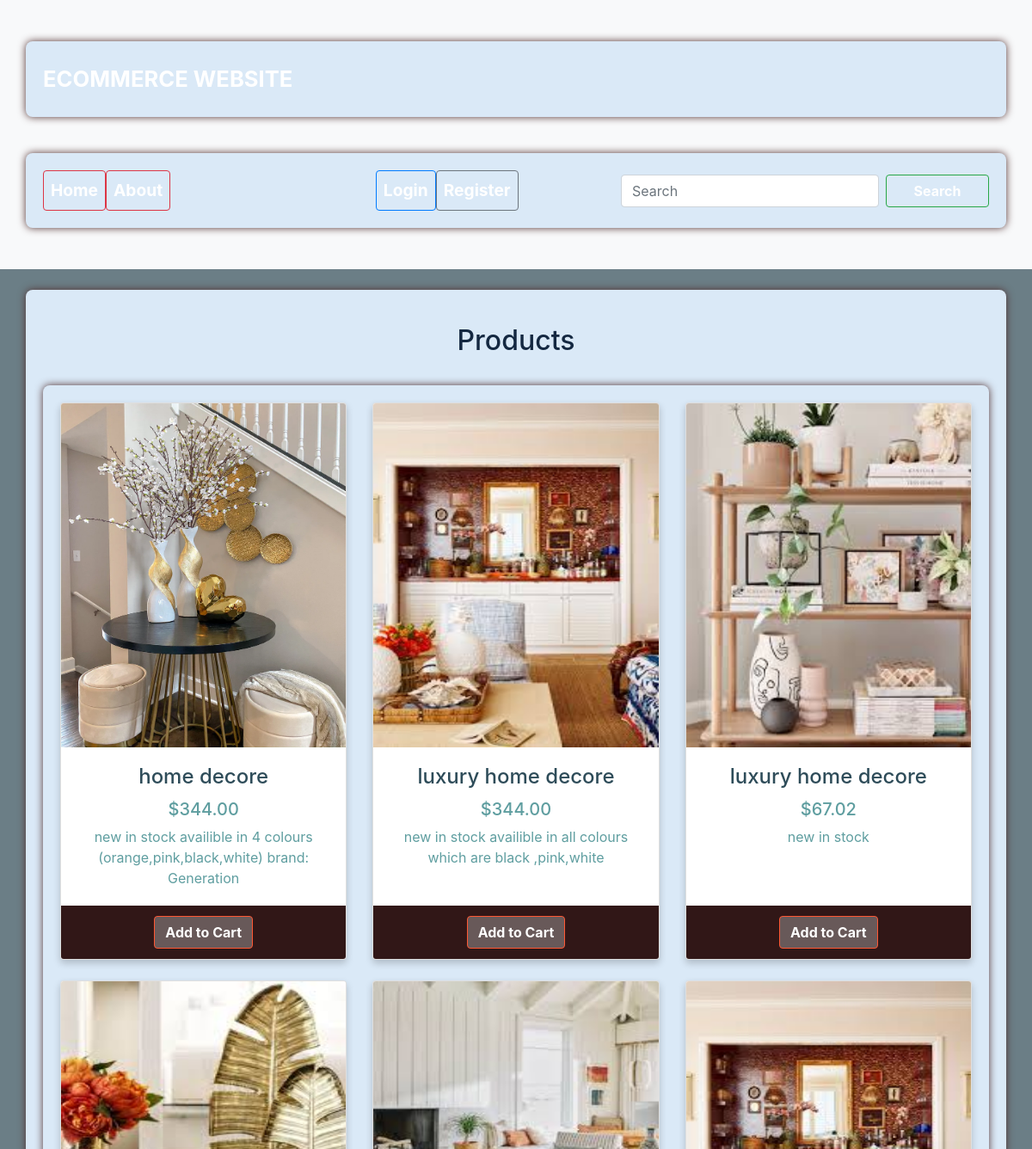
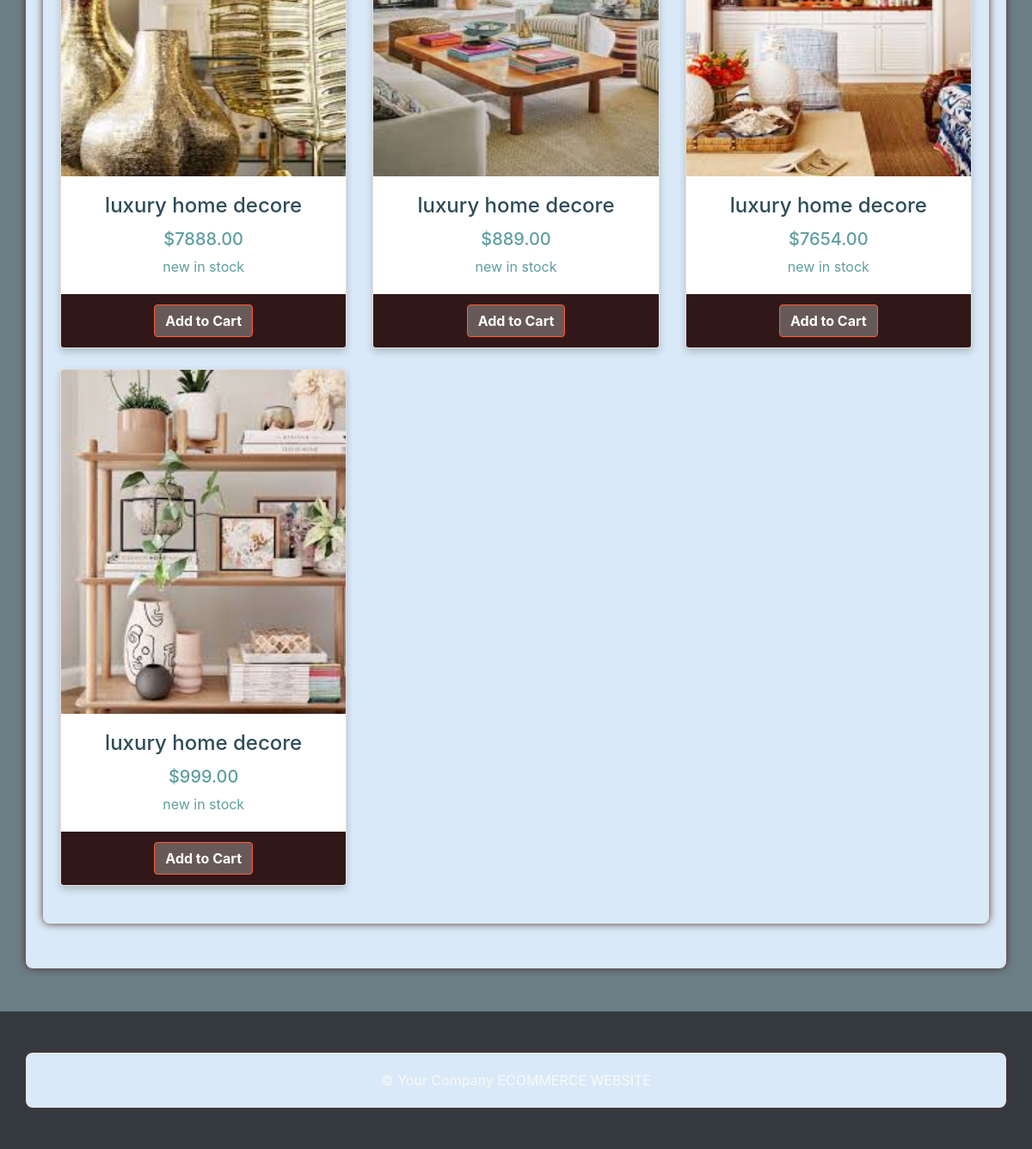
The app's page /shop/ with its own data (2 pictures, top to bottom).
### shop/models.py (models this page shows, shortened)
class Product(models.Model):
    category = models.ForeignKey(Category, related_name='products', on_delete=models.CASCADE)
    name = models.CharField(max_length=200)
    slug = models.SlugField(max_length=200, unique=True)
    description = models.TextField(blank=True)
    price = models.DecimalField(max_digits=10, decimal_places=2)
    stock = models.PositiveIntegerField()
    available = models.BooleanField(default=True)
    created = models.DateTimeField(auto_now_add=True)
    updated = models.DateTimeField(auto_now=True)
    image = models.ImageField(upload_to='products/%Y/%m/%d', blank=True)  # Add this line

### shop/views.py (the view)
# urls.py: path('', views.product_list, name='product_list'),  # Root URL for the product list
def product_list(request):
    products = Product.objects.filter(available=True)
    return render(request, 'shop/product_list.html', {'products': products})

### shop/templates/shop/product_list.html (shortened to what this page needs)
{% extends 'shop/base.html' %}
{% load static %}
{% block content %}
<center>
<h1>Products</h1>
<div class="container">
    <div class="row">
        {% for product in products %}
        <div class="col-lg-4 col-md-6 mb-4">
            <div class="card h-100">
                <a href="{% url 'product_detail' product.slug %}">
                    {% if product.image %}
                        <img class="card-img-top" src="{{ product.image.url }}" alt="{{ product.name }}" width="350" height="400">
                    {% else %}
                        <img class="card-img-top" src="{% static 'shop/images/placeholder.jpg' %}" alt="Placeholder Image">
                    {% endif %}
                </a>
                <div class="card-body">
                    <h4 class="card-title">
                        <a href="{% url 'product_detail' product.slug %}">{{ product.name }}</a>
                    </h4>
                    <h5>${{ product.price }}</h5>
                    <p class="card-text">{{ product.description }}</p>
                </div>
                <div class="card-footer">
                    <form method="post" action="{% url 'cart_add' product.id %}">
                        <button type="submit" class="btn btn-custom">Add to Cart</button>
                    </form>
                </div>
            </div>
        </div>
        {% endfor %}
    </div>
</div>
</center>
{% endblock %}

### shop/templates/shop/base.html (shortened to what this page needs)
{% load static %}
<!DOCTYPE html>
<html lang="en">
<head>
    <link href="{% static 'bootstrap/css/bootstrap.min.css' %}" rel="stylesheet">
    <link href="{% static 'css/custom.css' %}" rel="stylesheet">
</head>
<body>
    <nav class="navbar navbar-expand-lg navbar-light bg-light flex-column">
        <div class="container navbar-brand-wrapper">
            <a class="navbar-brand" href="{% url 'product_list' %}">ECOMMERCE WEBSITE</a>
        </div>
        <div class="container collapse navbar-collapse navbar-nav-wrapper" id="navbarSupportedContent">
            <ul class="navbar-nav mr-auto">
                <li class="nav-item">
                    <a class="nav-link btn btn-outline-danger" href="{% url 'product_list' %}">Home</a>
                </li>
                <li class="nav-item">
                    <a class="nav-link btn btn-outline-danger" href="{% url 'about' %}">About</a>
                </li>
            </ul>
            <ul class="navbar-nav ml-auto">
                {% if user.is_authenticated %}
                    <li class="nav-item">
                        <a class="nav-link btn btn-outline-danger" href="{% url 'cart_detail' %}">Cart</a>
                    </li>
                    <li class="nav-item">
                        <form id="logout-form" action="{% url 'logout' %}" method="post">
                            {% csrf_token %}
                            <button type="submit" class="nav-link btn btn-outline-danger">Logout</button>
                        </form>
                    </li>
                {% else %}
                    <li class="nav-item">
                        <a class="nav-link btn btn-outline-primary" href="{% url 'login' %}">Login</a>
                    </li>
                    <li class="nav-item">
                        <a class="nav-link btn btn-outline-secondary" href="{% url 'register' %}">Register</a>
                    </li>
                {% endif %}
            </ul>
            <form class="form-inline my-2 my-lg-0 ml-auto" action="{% url 'search' %}" method="get">
                <input class="form-control mr-sm-2" type="search" placeholder="Search" aria-label="Search" name="q">
                <button class="btn btn-outline-success my-2 my-sm-0" type="submit">Search</button>
            </form>
        </div>
    </nav>
    <div class="container mt-4">
        {% block content %}
        {% endblock %}
    </div>
    <footer class="footer bg-dark text-light text-center py-3">
        <div class="container">
        </div>
    </footer>
</body>
</html>

### shop/static/css/custom.css (style rules this page uses)
body { background-color: rgb(107, 126, 134); }
.navbar-brand { font-weight: bold; font-size: 1.5rem; }
.nav-link { font-size: 1.1rem; }
.footer { margin-top: 50px; background-color: #343a40; color: #fff; }
h1 { font-size: 2rem; color: rgb(20, 40, 65); }
.container { margin-top: 30px; background-color: #dae9f7; padding: 20px; border-radius: 8px; box-shadow: 0 0 10px rgb(82, 49, 49); }
button { -webkit-appearance: none; -moz-appearance: none; appearance: none; }
.navbar { padding-top: 1rem; padding-bottom: 1rem; }
.navbar-brand { font-size: 1.6rem; }
.navbar-nav .nav-link { font-size: 1.2rem; color: #685959; }
.btn { font-weight: bold; color: #685959; }
.form-inline .form-control { width: 300px; }
.form-inline .btn { min-width: 120px; }
.container { margin-top: 2rem; margin-bottom: 2rem; }
h1 { margin-top: 20px; margin-bottom: 30px; }
.card { box-shadow: 0 4px 8px 0 rgba(0,0,0,0.2); transition: 0.3s; }
.card-body { color:cadetblue; text-align: center; }
.card-title a { color: hwb(198 18% 65%); text-decoration:none; }
.card-footer { text-align: center; border-top: none; background-color: hsl(0, 36%, 14%); }
.btn-custom { background-color: #685959; border-color: #ff5733; color: #fff; }

### shop/templates/shop/base.html (style rules this page uses)
.navbar-brand { color: white !important; }
.btn-outline-danger, .btn-outline-primary, .btn-outline-secondary, .btn-outline-success { color: white !important; }
.navbar-brand-wrapper { display: flex; justify-content: space-between; align-items: center; }
.navbar-nav-wrapper { margin-top: 10px; }

### records on screen
Product: image (picture), name "home decore", price "344.00", description "new in stock availible in 4 colours (orange,pink,black,white) brand: Generation"
Product: image (picture), name "luxury home decore", price "344.00", description "new in stock availible in all colours which are black ,pink,white"
Product: image (picture), name "luxury home decore", price "67.02", description "new in stock"
Product: image (picture), name "luxury home decore", price "7888.00", description "new in stock"
Product: image (picture), name "luxury home decore", price "889.00", description "new in stock"
Product: image (picture), name "luxury home decore", price "7654.00", description "new in stock"
Product: image (picture), name "luxury home decore", price "999.00", description "new in stock"
